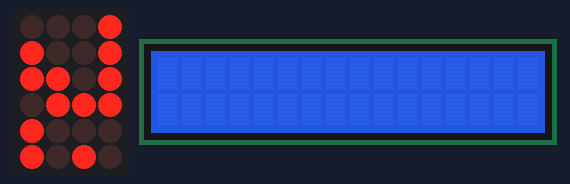
A sketch run on a simulated Arduino Uno, built with avr-gcc and run on an emulated ATmega328P. Shown: 4×6 LED matrix, 16×2 character LCD. Wiring (inferred from the names in the program): character LCD (HD44780): RS pin 12; E pin 11; data pin 4, pin 5, pin 6, pin 7; LED matrix (orientation assumed): rows pin 13, pin 8, pin 17, pin 10, pin 16, pin 14; columns pin 2, pin 3, pin 9, pin 15. The character LCD is taken to start in 4-bit mode.

Above: at 0.28 s.
At 4.8 s:
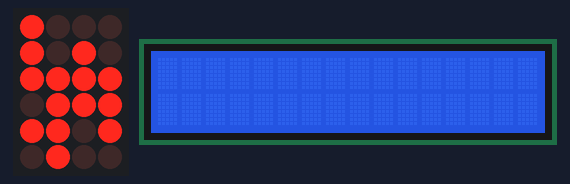
At 9.4 s:
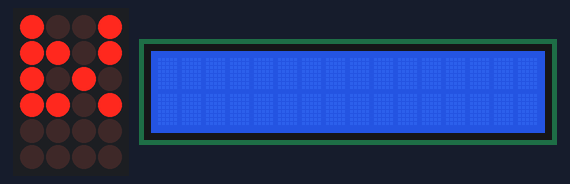
At 19.2 s:
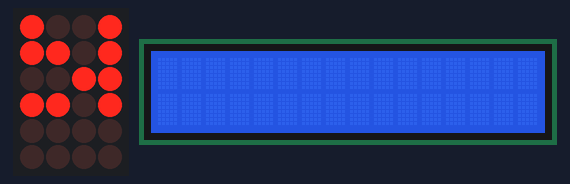
At 29.0 s:
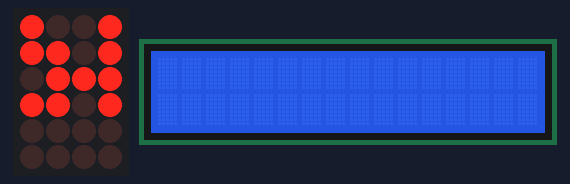
At 38.7 s:
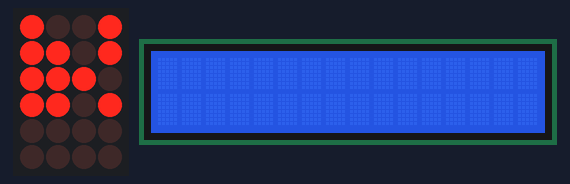

Measured:
- what the display in image 1 shows lasts 0.5 s, from 4.7 s to 5.2 s

The sketch:

_8x8AnimAliens.ino
```cpp
////////////////////////////////////////////////
// Character Display
// Displays characters one at a time on the 8x8 Matrix
// This code may be freely used and copied.
//
// Gareth Davies - June 2012
//
////////////////////////////////////////////////

// pin[xx] on led matrix connected to nn on Arduino (-1 is dummy to make array start at pos 1)
int pins[17]= {-1, 5, 4, 3, 2, 14, 15, 16, 17, 13, 12, 11, 10, 9, 8, 7, 6};

// col[xx] of leds = pin yy on led matrix
int colRed[8] = {pins[13], pins[3], pins[4], pins[10], pins[06], pins[11], pins[15], pins[16]};
//9,3,2,12,15,11,7,6

// row[xx] of leds = pin yy on led matrix
int comRows[8] = {pins[9], pins[14], pins[8], pins[12], pins[1], pins[7], pins[2], pins[5]};
//13,8,17,10,5,16,4,14


int idxCol = 0, idxRow = 0;
int delay1 = 2; // delay for each column in ms
  int count = 0; // used for cycling through characters
  long last = 0;
  long now;

long interval = 500; // delay between each character in ms
const int numChars = 20; //number of characters in array and to display

// The following 2-dimensional array defines the characters in binary format. '1' e LED on, '0' = LED off.
// Each line represents one row of LEDs, each group of 8 lines inside {braces} is a character
// Each character is separated by a comma


byte text[numChars][8] = {{

// Animation bitmaps. Each frame of animation MUST contain
// 8 lines of graphics data (there is no error checking for
// length). Each line should be prefixed with the letter 'B',
// followed by exactly 8 binary digits (0 or 1), no more,
// no less (again, no error checking). '0' represents an
// 'off' pixel, '1' an 'on' pixel. End line with a comma.
B00011000, // This is the first frame for alien #1
B00111100, // If you squint you can kind of see the
B01111110, // image in the 0's and 1's.
B11011011,
B11111111,
B00100100,
B01011010,
B10100101
// The 9th line (required) is the time to display this frame,
// in 1/100ths of a second (e.g. 100 = 1 sec, 25 = 1/4 sec,
// etc.). Range is 0 (no delay) to 255 (2.55 seconds). If
// longer delays are needed, make duplicate frames.
//25, // 0.25 seconds
},{
B00011000, // This is the second frame for alien #1
B00111100,
B01111110,
B11011011,
B11111111,
B00100100,
B01011010,
B01000010
//25, // 0.25 second delay
},{
// Frames 3 & 4 for alien #1 are duplicates of frames 1 & 2.
// Rather than list them 'the tall way' again, the lines are merged here...
B00011000, B00111100, B01111110, B11011011, B11111111, B00100100, B01011010, B10100101
},{
B00011000, B00111100, B01111110, B11011011, B11111111, B00100100, B01011010, B01000010
},{

B00000000, // First frame for alien #2
B00111100,
B01111110,
B11011011,
B11011011,
B01111110,
B00100100,
B11000011
//25, // 0.25 second delay
},{
B00111100, // Second frame for alien #2
B01111110,
B11011011,
B11011011,
B01111110,
B00100100,
B00100100,
B00100100
//25,
},{
// Frames 3 & 4 for alien #2 are duplicates of frames 1 & 2
B00000000, B00111100, B01111110, B11011011, B11011011, B01111110, B00100100, B11000011
},{
B00111100, B01111110, B11011011, B11011011, B01111110, B00100100, B00100100, B00100100
},{

B00100100, // First frame for alien #3
B00100100,
B01111110,
B11011011,
B11111111,
B11111111,
B10100101,
B00100100
//25,
},{
B00100100, // Second frame for alien #3
B10100101,
B11111111,
B11011011,
B11111111,
B01111110,
B00100100,
B01000010
//25,
},{
// Frames are duplicated as with prior aliens
B00100100, B00100100, B01111110, B11011011, B11111111, B11111111, B10100101, B00100100
},{
B00100100, B10100101, B11111111, B11011011, B11111111, B01111110, B00100100, B01000010
},{
B00111100, // First frame for alien #4
B01111110,
B10110011,
B01111110,
B00111100,
B00000000,
B00001000,
B00000000
//12, // ~1/8 second delay
},{
B00111100, // Second frame for alien #4
B01111110,
B10011001,
B01111110,
B00111100,
B00000000,
B00001000,
B00001000
//12,
},{
B00111100, // Third frame for alien #4 (NOT a repeat of frame 1)
B01111110,
B11001101,
B01111110,
B00111100,
B00000000,
B00000000,
B00001000
//12,
},{
B00111100, // Fourth frame for alien #4 (NOT a repeat of frame 2)
B01111110,
B11100111,
B01111110,
B00111100,
B00000000,
B00000000,
B00000000
//12,
},{
// Frames 5-8 are duplicates of 1-4, lines merged for brevity
B00111100, B01111110, B10110011, B01111110, B00111100, B00000000, B00001000, B00000000
},{
B00111100, B01111110, B10011001, B01111110, B00111100, B00000000, B00001000, B00001000
},{
B00111100, B01111110, B11001101, B01111110, B00111100, B00000000, B00000000, B00001000
},{
B00111100, B01111110, B11100111, B01111110, B00111100, B00000000, B00000000, B00000000
}};


void setup() {
  // initialize all pins as outputs and disable everything
  for (int i=0; i< 8; i++)
  {
    pinMode(comRows[i], OUTPUT);
    pinMode(colRed[i], OUTPUT);
    digitalWrite(comRows[i], LOW);   // switch ROW off (Anode)
    digitalWrite(colRed[i], HIGH);    // switch the column off (Cathode)
  }
  last = millis();
}

void loop()
{
  for (int i=0; i<8; i++)
  {
    for (int j=0; j<8; j++)
    {
      if(bitRead(text[count][i], j) == 1)
        digitalWrite(colRed[j], LOW);
      else
        digitalWrite(colRed[j], HIGH);
    }
    digitalWrite(comRows[i], HIGH); // enable row
    delay(delay1);
    digitalWrite(comRows[i], LOW); // disable row
  }
  now = millis();
  if ((now - last) > interval)
  {
    last = now;
    count++;
    if (count > (numChars - 1))
      count=0;
  }
}
```
